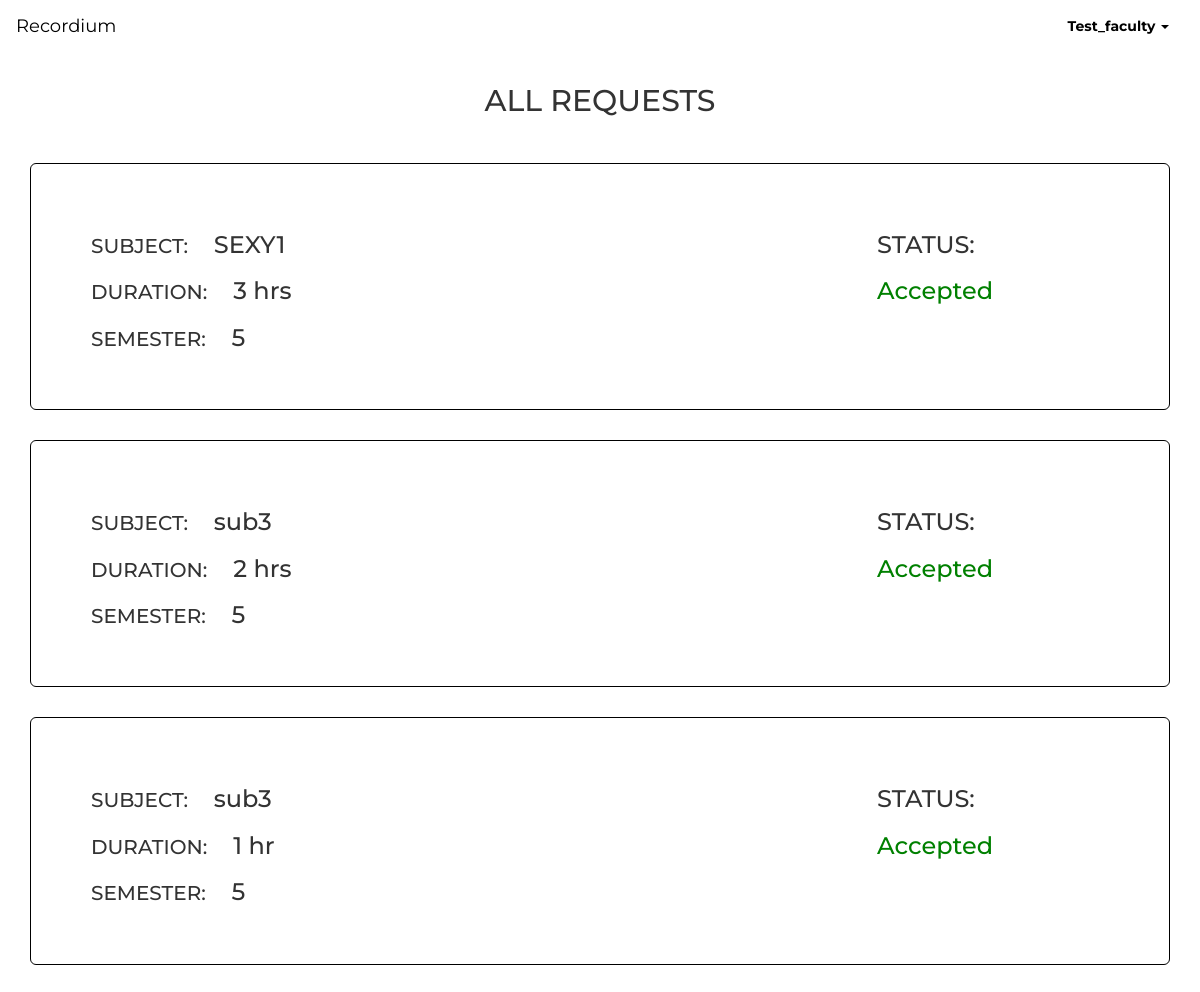
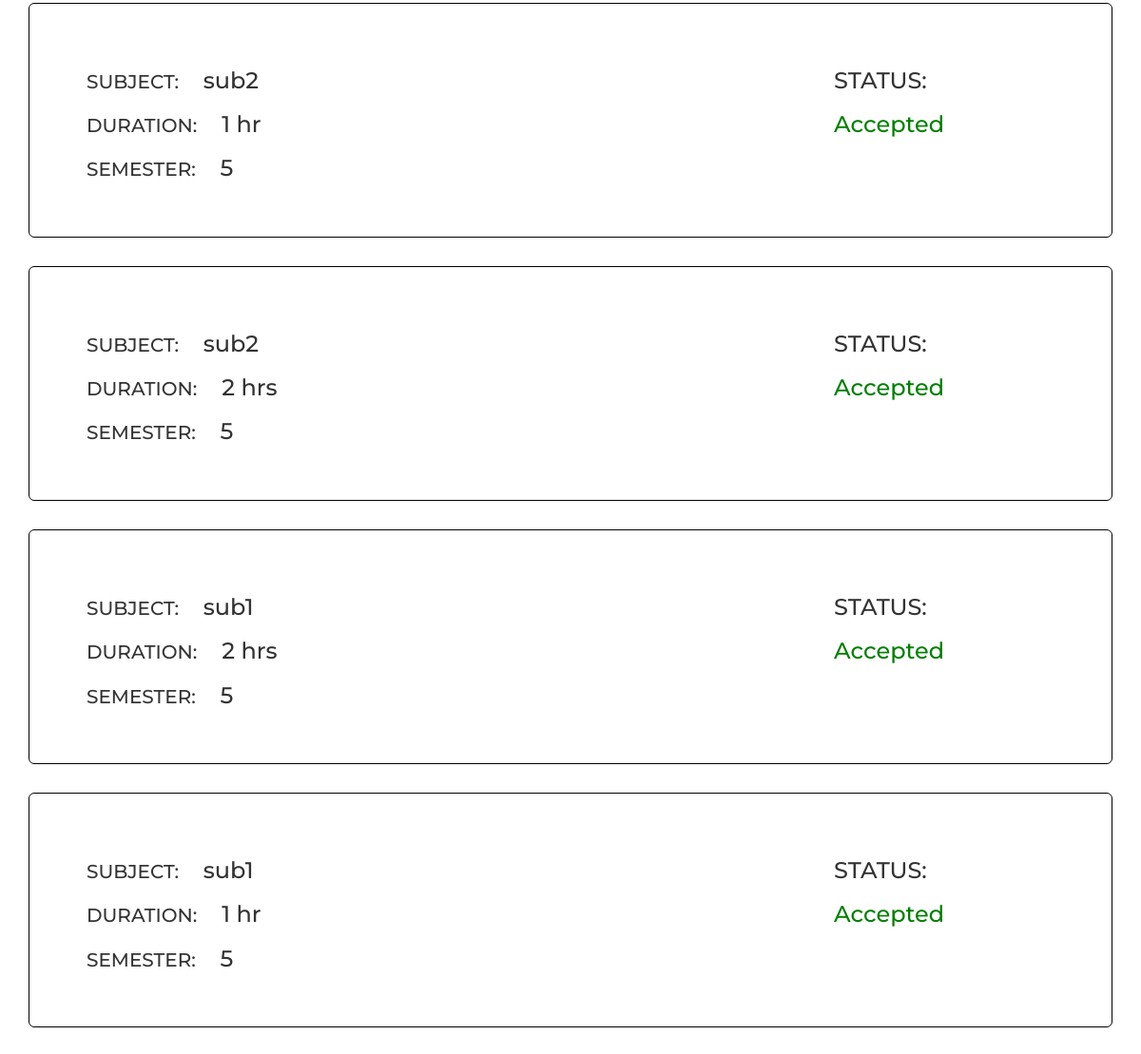
/requests (signed in), run on the app's committed database (2 pictures, top to bottom).
### app.py (models this page shows)
class Requests(db.Model):
    id=db.Column(db.Integer,primary_key=True)
    professor_id=db.Column(db.String(15))
    class_duration=db.Column(db.Integer)
    semester=db.Column(db.String(20))
    subject_code=db.Column(db.String(15))
    status=db.Column(db.Integer)
    institute=db.Column(db.String(30))
    class_type = db.Column(db.String(15))

### app.py (the view)
@app.route('/requests', methods=['GET', 'POST'])
def see_all_requests():
    requests = Requests.query.filter_by(professor_id=session['id']).order_by(desc(Requests.id))
    session_username=session['username']
    session_username=session_username[0].upper() + session_username[1:]
    return render_template('see_all_requests.html', requests=requests, session_username=session_username)

### templates/see_all_requests.html (shortened to what this page needs)
{% extends "bootstrap/base.html" %}
{% import "bootstrap/wtf.html" as wtf %}
{% block styles %}
{{super()}}
<link rel="stylesheet" href="{{url_for('.static', filename='bootstrap.min.css')}}">
<link rel="stylesheet" href="{{url_for('.static', filename='styles.css')}}">
<srcipt src="{{url_for('.static', filename='bootstrap.min.js')}}">
{% endblock %}
{% block content %}
<nav class="navbar">
  <div class="container-fluid">
    <div class="navbar-header">
      <a class="navbar-brand" href="/student/dashboard" style="color: #000;">Recordium</a>
    </div>
    <div class="collapse navbar-collapse" id="bs-example-navbar-collapse-1">
      <ul class="nav navbar-nav navbar-right">
        <li class="dropdown">
          <a href="#" class="dropdown-toggle" data-toggle="dropdown" role="button" aria-haspopup="true" aria-expanded="false" style="color: #000;"><b>{{ session_username }}</b> <span class="caret"></span></a>
        </li>
      </ul>
    </div>
  </div>
</nav>
<h2 style="text-align: center;padding-top: 1%;">ALL REQUESTS</h2>
<div class="container"  style="padding-top: 3%;">
  {% for request in requests %}
    <div class="jumbotron" style="background-color: transparent;border: 1px solid black;">
      <div class="row">
        <div class="col-md-9">
          <h3><span style="text-transform: uppercase; font-size: 20px;">Subject:</span>&nbsp;&nbsp;&nbsp; {{ request.subject_code }}</h3>
          {% if request.class_duration < 2 %}
            <h3><span style="text-transform: uppercase; font-size: 20px;">Duration:</span>&nbsp;&nbsp;&nbsp; {{ request.class_duration }}&nbsp;hr</h3>
          {% else %}
            <h3><span style="text-transform: uppercase; font-size: 20px;">Duration:</span>&nbsp;&nbsp;&nbsp; {{ request.class_duration }}&nbsp;hrs</h3>
          {% endif %}
          <h3><span style="text-transform: uppercase; font-size: 20px;">Semester:</span>&nbsp;&nbsp;&nbsp; {{ request.semester }}</h3>
        </div>
        <div class="col-md-3">
          <h3>STATUS:</h3>
          {% if request.status == 0 %}
            <h3 style="color: black;">Request <br> Processing...</h3>
          {% elif request.status == -1 %}
            <h3 style="color: red;">Declined</h3>
          {% else %}
            <h3 style="color: green;">Accepted</h3>
          {% endif %}
        </div>
      </div>
    </div>
  {% endfor %}
</div>
{% endblock %}

### static/styles.css (style rules this page uses)
html, body { font-family: 'Montserrat', sans-serif; }

### data on the page
Requests: subject_code "SEXY1", class_duration "3", semester "5", status "Accepted"
Requests: subject_code "sub3", class_duration "2", semester "5", status "Accepted"
Requests: subject_code "sub3", class_duration "1", semester "5", status "Accepted"
Requests: subject_code "sub2", class_duration "1", semester "5", status "Accepted"
Requests: subject_code "sub2", class_duration "2", semester "5", status "Accepted"
Requests: subject_code "sub1", class_duration "2", semester "5", status "Accepted"
Requests: subject_code "sub1", class_duration "1", semester "5", status "Accepted"

### other printed values
{{ session_username }} "Test_faculty"
